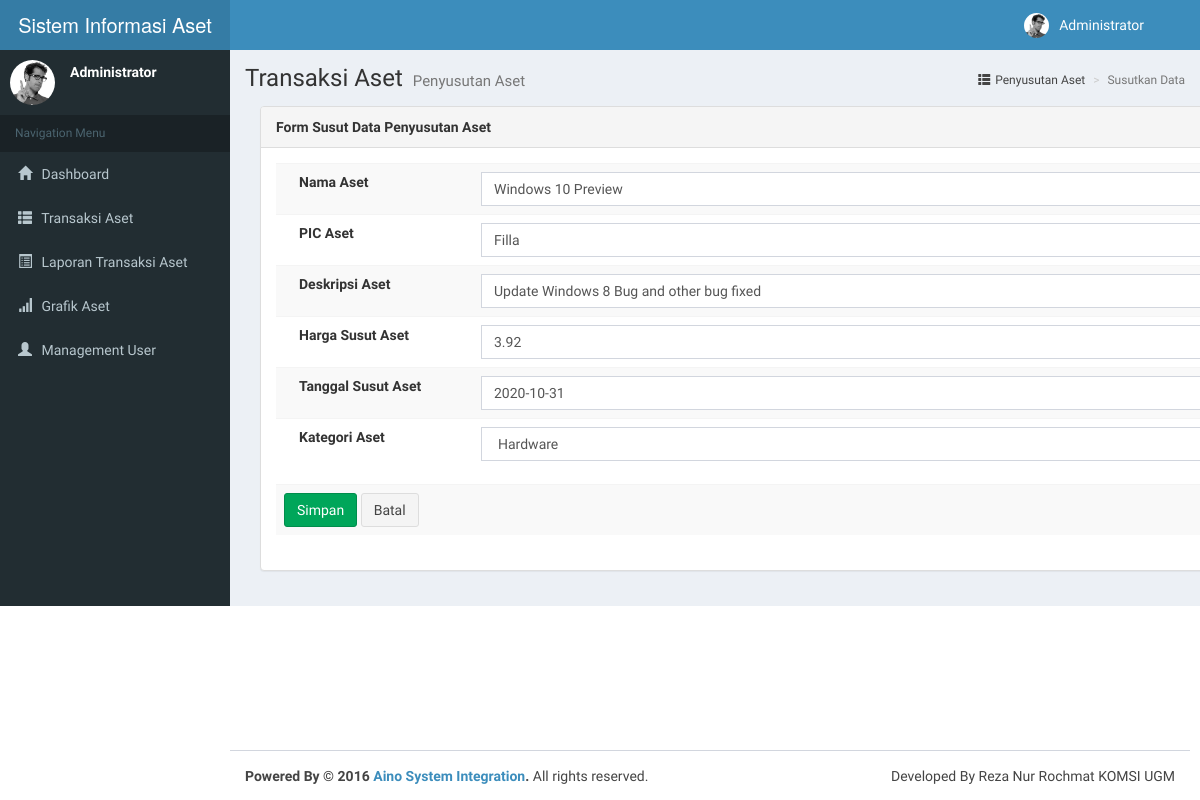
/index.php/penyusutan/susut/2.2016-10-31, run on the app's committed database.
### tables this page shows
CREATE TABLE IF NOT EXISTS `penyusutan_aset` (
  `kode_penyusutan` int(10) NOT NULL,
  `kode_kategori_aset` int(10) NOT NULL,
  `tanggal_susut` date NOT NULL,
  `harga_susut` varchar(30) NOT NULL,
  `update_at` date NOT NULL,
  `kode_aset` varchar(20) NOT NULL,
  `nama_aset` varchar(30) NOT NULL,
  `pic` varchar(60) NOT NULL,
  `deskripsi_aset` varchar(500) NOT NULL
);

### application/controllers/penyusutan.php (called while the page is built, shortened)
<?php if(! defined('BASEPATH')) exit('No direct access allowed');
class penyusutan extends CI_Controller{
	public function __construct(){
		$this->load->model('mpenyusutan');
		$this->load->helper('form','url');
    $this->load->library('pagination');
    $this->load->database();
	}
    function susut($id){
      $where=array('kode_aset' => $id);
      $data['susut'] = $this->mpenyusutan->susut($where,'penyusutan_aset')->result();
      $data['kategori'] = $this->mpenyusutan->getKategori();
      $this->load->view('vdetsusut',$data);
    }
}
?>

### index.php (called while the page is built, shortened)
<?php
require_once BASEPATH.'core/CodeIgniter.php';

### application/models/mpenyusutan.php (called while the page is built, shortened)
<?php
class mpenyusutan extends CI_Model{
	function susut($where,$table){
	return $this->db->get_where($table,$where);
	}
    function getKategori(){
		$this->db->select('*');
		$this->db->from('kategori_aset');
		$query = $this->db->get();
		if($query->num_rows() > 0){
			return $query->result();
		}
	}
}
?>

### application/views/vdetsusut.php (the view, shortened to what this page needs)
<!DOCTYPE html>
<html>
<head>
  <link  href="<?php echo base_url().'assets/'?>bootstrap/css/bootstrap.min.css" rel="stylesheet">
  <link href="<?php echo base_url().'assets/'?>dist/css/font-awesome.css" rel="stylesheet">
  <link href="<?php echo base_url().'assets/'?>dist/css/ionicons.css" rel="stylesheet">
  <link href="<?php echo base_url().'assets/'?>dist/css/AdminLTE.min.css" rel="stylesheet">
  <link rel="stylesheet" href="<?php echo base_url().'assets/'?>dist/css/jquery-ui.css">
  <link href="<?php echo base_url().'assets/'?>dist/css/footer.css" rel="stylesheet">
  <link href="<?php echo base_url().'assets/'?>dist/css/glyphicon.css" rel="stylesheet">
  <link href="<?php echo base_url().'assets/'?>dist/css/skins/skin-blue.min.css" rel="stylesheet">
</head>
<body class="hold-transition skin-blue sidebar-mini">
<div class="wrapper">
  <header class="main-header">
    <a href="index2.html" class="logo">
      <span class="logo-lg">Sistem Informasi Aset </span>
    </a>
    <nav class="navbar navbar-static-top" role="navigation">
      <div class="navbar-custom-menu">
        <ul class="nav navbar-nav">
          <li class="dropdown user user-menu">
            <a href="#" class="dropdown-toggle" data-toggle="dropdown">
              <img src="<?php echo base_url().'assets/'?>dist/img/user2-160x160.jpg" class="user-image" alt="User Image">
              <span class="hidden-xs">Administrator</span>
            </a>
          </li>
          <li>
            <a href="#" data-toggle="control-sidebar"><i class="fa fa-gears"></i></a>
          </li>
        </ul>
      </div>
    </nav>
  </header>
  <aside class="main-sidebar">
    <section class="sidebar">
      <div class="user-panel">
        <div class="pull-left image">
          <img src="<?php echo base_url().'assets/'?>dist/img/user2-160x160.jpg" class="img-circle" alt="User Image">
        </div>
        <div class="pull-left info">
          <p>Administrator</p>
        </div>
      </div>
      <ul class="sidebar-menu">
        <li class="header">Navigation Menu</li>
        <li><a href="<?php echo site_url('grafiktotal/getGrafik');?>"><i class="glyphicon glyphicon-home"></i> <span>Dashboard</span></a></li>
        <li class="treeview">
          <a href="#"><i class="glyphicon glyphicon-th-list"></i> <span>Transaksi Aset</span> <i class="fa-fa arrow"></i></a>
        </li>
         <li class="treeview">
          <a href="#"><i class="glyphicon glyphicon-list-alt"></i> <span>Laporan Transaksi Aset</span></a>
        </li>
         <li><a href="<?php echo site_url('grafikaset/getGrafikAset');?>"><i class="glyphicon glyphicon-signal"></i> <span>Grafik Aset</span></a></li>
          <li class="treeview">
           <a href="<?php echo site_url('user/getData')?>"><i class="glyphicon glyphicon-user"></i> <span>Management User</span></a>
        </li>
      </ul>
    </section>
  </aside>
  <div class="content-wrapper">
    <section class="content-header">
      <h1>
        Transaksi Aset
        <small>Penyusutan Aset</small>
      </h1>
      <ol class="breadcrumb">
        <li><a href="#"><i class="glyphicon glyphicon-th-list"></i>Penyusutan Aset</a></li>
        <li class="active">Susutkan Data</li>
      </ol>
    </section>
    <section class="content">
 <div class="container">
<div class="panel panel-default">
  <div class="panel-heading"><b>Form Susut Data Penyusutan Aset</b></div>
  <div class="panel-body">
    <?php foreach ($susut as $u) { ?>
    <form action="<?php echo base_url(). 'index.php/penyusutan/susutkan'; ?>" method="post">
         <table class="table table-striped">
         <tr>
          <td>
            <div class="form-group-row">
              <label for="example-text-input" class="col-xs-2 col-form-label">Nama Aset</label>
              <div class="col-xs-10">
                <div class="right-inner-addon">
                  <i class="glyphicon glyphicon-pencil"></i><input type="text" name="nama_aset" class="form-control" value="<?php echo $u->nama_aset?>">
                </div>
            </div>
            </td>
         </tr>
         <tr>
          <td>
            <div class="form-group-row">
               <label for="example-text-input" class="col-xs-2 col-form-label">PIC Aset</label>
                <div class="col-xs-10">
                  <div class="right-inner-addon">
                   <i class="glyphicon glyphicon-pencil"></i><input type="text" name="pic" class="form-control" value="<?php echo $u->pic?>">
                 </div>
                </div>
          </div>
          </td>
         </tr>
         <tr>
          <td>
            <div class="form-group-row">
              <label for="example-text-input" class="col-xs-2 col-form-label">Deskripsi Aset</label>
              <div class="col-xs-10">
                <div class="right-inner-addon">
                <i class="glyphicon glyphicon-pencil"></i><input type="text" name="deskripsi_aset" class="form-control" value="<?php echo $u->deskripsi_aset?>">
                </div>
              </div>
          </div>
          </td>
         </tr>
          <tr>
          <td>
            <div class="form-group-row">
              <label for="example-text-input" class="col-xs-2 col-form-label">Harga Susut Aset</label>
              <div class="col-xs-10">
                <div class="right-inner-addon">
                    <i class="glyphicon glyphicon-usd"></i><input type="text" name="harga_susut" class="form-control" value="<?php echo $u->harga_susut?>">
                </div>
              </div>
          </div>
          </td>
         </tr>
          <tr>
          <td>
            <div class="form-group-row">
              <label for="example-text-input" class="col-xs-2 col-form-label">Tanggal Susut Aset</label>
              <div class="col-xs-10">
                <div class="right-inner-addon">
                     <i class="glyphicon glyphicon-calendar"></i><input type="text" name="tanggal_susut" id="datepicker" class="form-control" value="<?php echo $u->tanggal_susut?>">
                   </div>
                </div>
            </div>
          </td>
         </tr>
          <tr>
          <td>
            <div class="form-group-row">
               <label for="example-text-input" class="col-xs-2 col-form-label">Kategori Aset</label>
              <div class="col-xs-10">
                    <div class="form-group">
                      <select class="selectpicker form-control" name="kode_kategori_aset" value="<?php echo $u->kode_kategori_aset?>">
                        <?php
                          foreach ($kategori as $key) { ?>
                            <option value='<?php echo $key->kode_kategori_aset?>' ><?php echo $key->nama_kategori_aset?></option>
                        <?php
                          }
                        ?>
                      </select>
                  </div>
              </div>
          </div>
          </td>
         </tr>
         <tr>
          <td colspan="2">
            <input type="submit" name="submit" class="btn btn-success" value="Simpan">
            <button type="reset" class="btn btn-default">Batal</button>
          </td>
         </tr>
       </table>
     </form>
      <?php } ?>
        </div>
    </div>
</div>
    </section>
  </div>
  <footer class="main-footer">
    <div class="pull-right hidden-xs">
      Developed By Reza Nur Rochmat KOMSI UGM
    </div>
    <strong>Powered By &copy; 2016 <a href="#">Aino System Integration</a>.</strong> All rights reserved.
  </footer>
</div>
</body>
</html>

### data on the page
penyusutan_aset: nama_aset "Windows 10 Preview", pic "Filla", deskripsi_aset "Update Windows 8 Bug and other bug fixed", harga_susut "3.92", tanggal_susut "2020-10-31"

### other printed values
form field kode_kategori_aset "Hardware"
